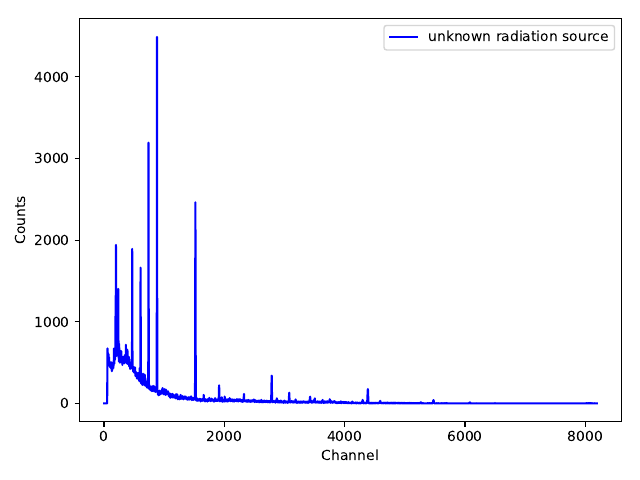

Here is the Python script that generated this plot:
import numpy as np
import matplotlib.pyplot as plt
from scipy import optimize
from scipy.optimize import curve_fit
from uncertainties import ufloat
import uncertainties.unumpy as unp

y = np.genfromtxt('mess4.txt', unpack=True)
x = np.arange(y.size)
plt.plot(x, y, 'b-', label='unknown radiation source')

plt.xlabel(r'Channel')
plt.ylabel(r'Counts')
plt.legend(loc='best')

plt.tight_layout()
plt.savefig('plot41.pdf')